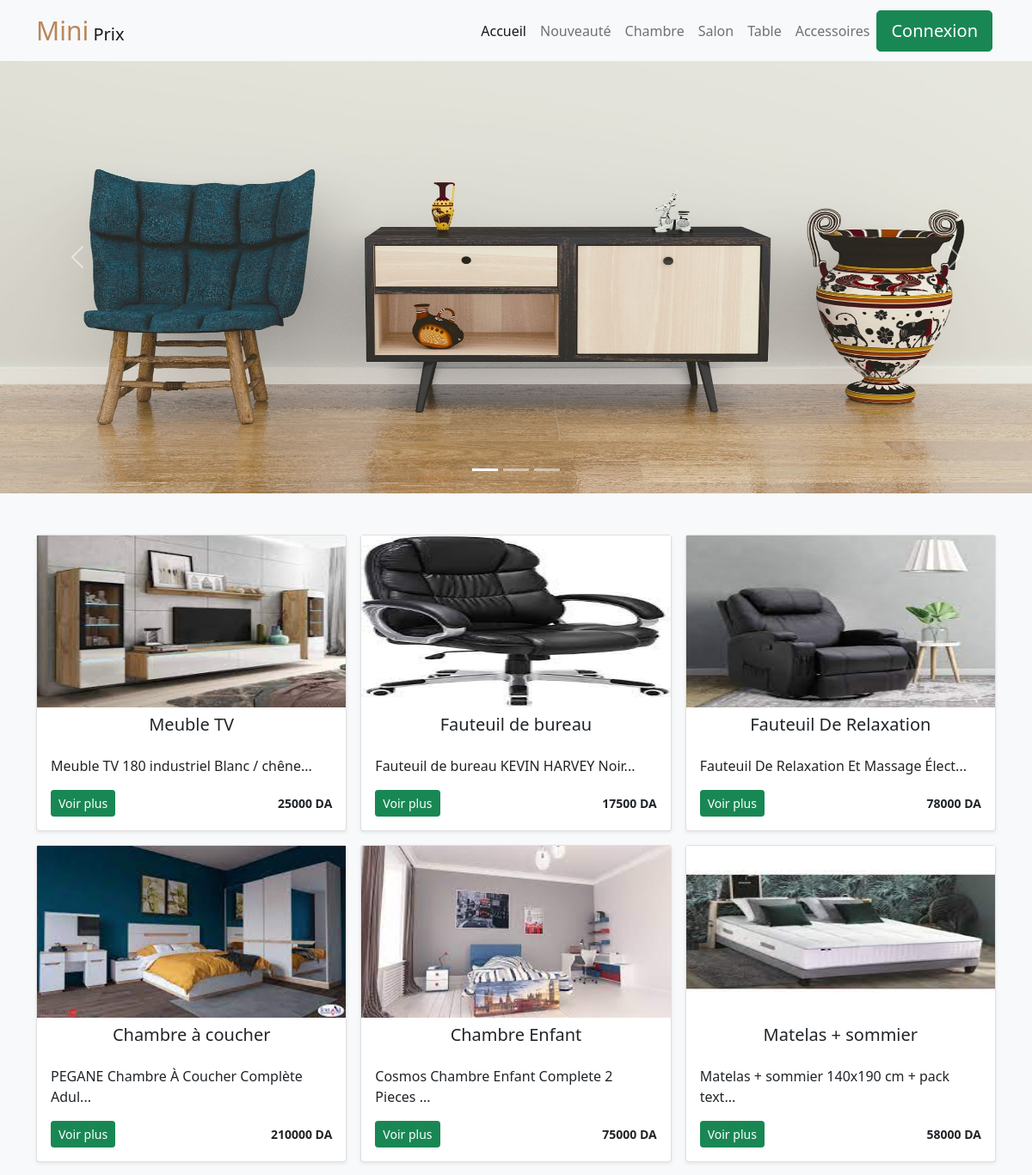
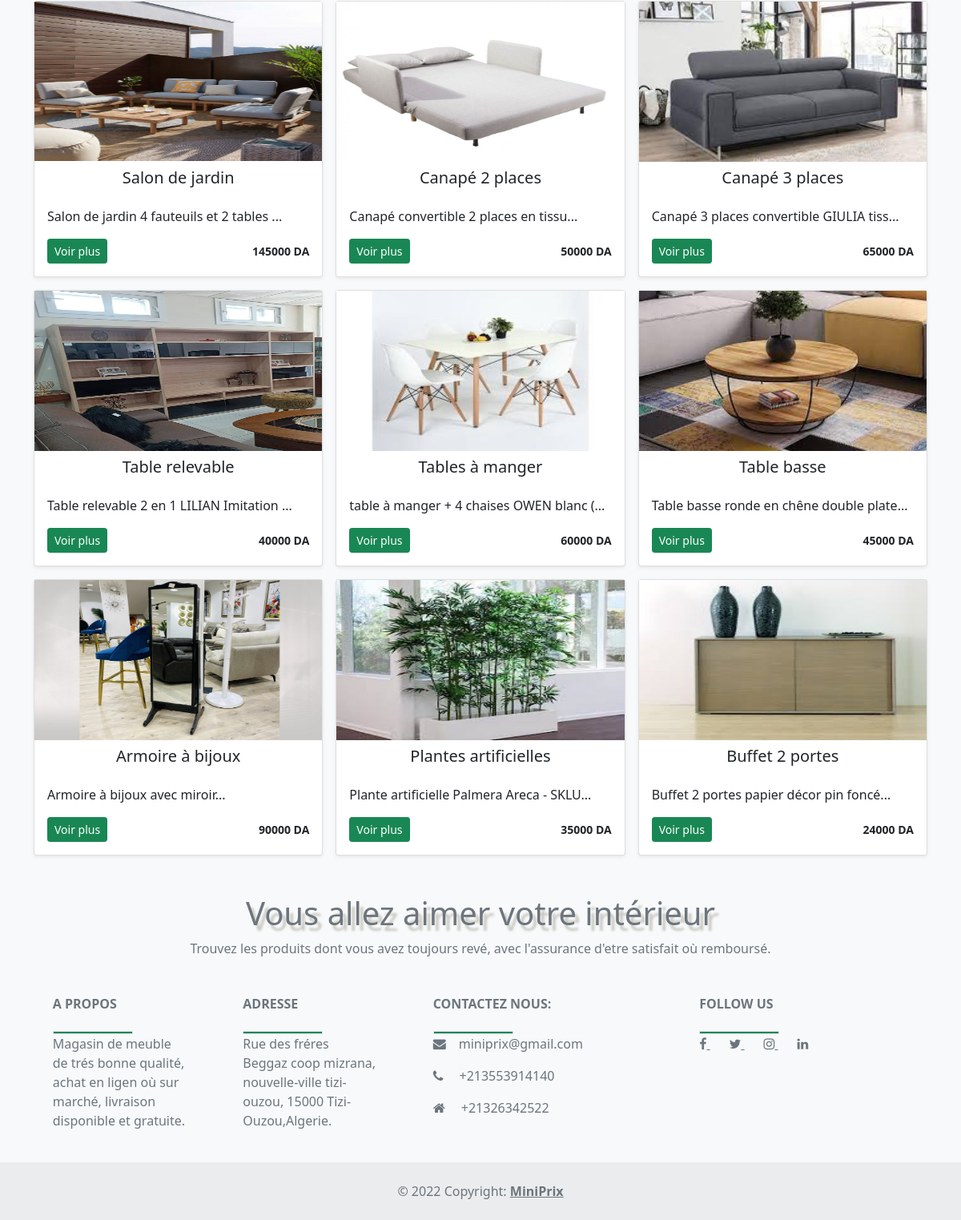
The page / on the database its author committed (2 pictures, top to bottom).
### tables this page shows
CREATE TABLE IF NOT EXISTS `itemsmini` (
  `id` int(11) NOT NULL AUTO_INCREMENT,
  `name` varchar(100) NOT NULL,
  `description` text NOT NULL,
  `price` varchar(100) NOT NULL,
  `image` varchar(250) NOT NULL,
  `category` int(11) NOT NULL,
  PRIMARY KEY (`id`),
  KEY `category` (`category`)
);

### index.php (the view, shortened to what this page needs)
 <?php
    include 'includes/navbar.php';
 ?>
<div id="demo" class="carousel slide mt-4" data-bs-ride="carousel">
    <div class="carousel-indicators">
        <button type="button" data-bs-target="#demo" data-bs-slide-to="0" class="active"></button>
        <button type="button" data-bs-target="#demo" data-bs-slide-to="1"></button>
        <button type="button" data-bs-target="#demo" data-bs-slide-to="2"></button>
    </div>
    <div class="carousel-inner">
        <div class="carousel-item active">
            <img height="550" src="img/slides.jpg" alt="Los Angeles" class="d-block" style="width:100%">
        </div>
    </div>
    <button class="carousel-control-prev" type="button" data-bs-target="#demo" data-bs-slide="prev">
        <span class="carousel-control-prev-icon"></span>
    </button>
    <button class="carousel-control-next" type="button" data-bs-target="#demo" data-bs-slide="next">
        <span class="carousel-control-next-icon"></span>
    </button>
</div>
<div class="album py-5 bg-light">
    <div class="container">
      <div class="row row-cols-1 row-cols-sm-2 row-cols-md-3 g-3">
        <?php
                    $db=Database::connect();
                    $statement= $db-> query('SELECT * FROM categories');
                    $categories = $statement->fetchAll();
                    foreach($categories as $category)
                    {  ?>
                    <?php $statement = $db->prepare('SELECT * FROM itemsmini WHERE itemsmini.category = ?');
                        $statement -> execute(array($category['id']));
                        while($produit = $statement->fetch())
                        { ?>
            <div class="col">
            <div class="card shadow-sm">
                <img src="online mini/<?= $produit['image']; ?>" style="height: 200px;">
                <h5 class="text-center mt-2"> <?= $produit['name'] ?></h5>
                <div class="card-body">
                <p class="card-text"><?= substr($produit['description'], 0, 40); ?>...</p>
                <div class="d-flex justify-content-between align-items-center">
                    <div class="btn-group">
                    <a href="detail_produit.php?pdt=<?= $produit['id'] ?>"><button type="button" class="btn btn-sm btn-success">Voir plus</button></a>
                    </div>
                    <small class="text" style="font-weight: bold;"><?= $produit['price'] ?> DA</small>
                </div>
                </div>
            </div>
            </div>
        <?php }?>
    <?php }?>
      </div>
    </div>
</div>
<?php include 'includes/footer.php'; ?>
</body>
</html>

### includes/navbar.php (shortened to what this page needs)
<!DOCTYPE html>
<html lang="en">
    <head>
        <link href="//maxcdn.bootstrapcdn.com/font-awesome/4.7.0/css/font-awesome.min.css" rel="stylesheet" type="text/css">
        <link href="https://cdn.jsdelivr.net/npm/bootstrap-icons@1.5.0/font/bootstrap-icons.css" rel="stylesheet" />
        <link href="css/styles.css" rel="stylesheet" />
    </head>
    <body>
    <nav class="navbar navbar-expand-lg navbar-light bg-light fixed-top">
  <div class="container">
    <a class="navbar-brand" href="index.php"><span>Mini</span> Prix</a>
    <div class="collapse navbar-collapse" id="navbarResponsive">
        <ul class="navbar-nav ms-auto">
            <li class="nav-item active">
            <li class="nav-item"><a class="nav-link active" aria-current="page" href="index.php">Accueil</a></li>
            <li class="nav-item"><a class="nav-link" href="nouveaute.php">Nouveauté</a></li>
            <li class="nav-item"><a class="nav-link" href="chambre.php">Chambre</a></li>
            <li class="nav-item"><a class="nav-link" href="salon.php">Salon</a></li>
            <li class="nav-item"><a class="nav-link" href="table.php">Table</a></li>
            <li class="nav-item"><a class="nav-link" href="accessoires.php">Accessoires</a></li>
        </ul>
        <form class="d-flex ">
            <?php if(!$_SESSION) {
                ?>
                <a style="margin-right:4px"class="btn btn-success btn-lg" href="connexion1/index1.php">Connexion</a>
            <?php }?>
        </form>
    </div>
  </div>
</nav>
</body>
</html>

### includes/footer.php (shortened to what this page needs)
<footer class="text-center text-lg-start bg-light text-muted">
    <header>
        <h1> Vous allez aimer votre intérieur  </h1>
        <p1>Trouvez les produits dont vous avez toujours revé, avec l'assurance d'etre satisfait où remboursé.</P1>
    </header>
  <section class="">
    <div class="container text-center text-md-start mt-5">
      <div class="row mt-3">
        <div class="col-md-2 col-lg-2 col-xl-2 mx-auto mb-4">
          <h6 class="text-uppercase fw-bold mb-4"> A propos</h6>
          <div class="border" style="width: 100px; height:4px; background:#198754"></div>
          <p>
            Magasin de meuble de trés bonne qualité,
            achat en ligen où sur marché,
            livraison disponible et gratuite.
          </p>
        </div>
        <div class="col-md-2 col-lg-2 col-xl-2 mx-auto mb-4">
          <h6 class="text-uppercase fw-bold mb-4"> Adresse</h6>
          <div class="border" style="width: 100px; height:4px; background:#198754"></div>
          <p>
            Rue des fréres Beggaz coop mizrana,
            nouvelle-ville tizi-ouzou, 15000
            Tizi-Ouzou,Algerie.
          </p>
        </div>
        <div class="col-md-4 col-lg-3 col-xl-3 mx-auto mb-md-0 mb-4">
          <h6 class="text-uppercase fw-bold mb-4">
            Contactez nous:
          </h6>
          <div class="border" style="width: 100px; height:4px; background:#198754"></div>
          <p><i class="fa fa-envelope me-3"></i>miniprix@gmail.com </p>
          <p><i class="fa fa-phone me-3"></i> +213553914140</p>
          <p><i class="fa fa-home me-3"></i> +21326342522</p>
        </div>
        <div class="col-md-4 col-lg-3 col-xl-3 mx-auto mb-md-0 mb-4">
          <h6 class="text-uppercase fw-bold mb-4"> Follow Us</h6>
          <div class="border" style="width: 100px; height:4px; background:#198754"></div>
          <a href="https://www.facebook.com/" class="me-4 text-reset" >
            <i class="fa fa-facebook-f"></i>
          </a>
          <a href="https://twitter.com/" class="me-4 text-reset">
            <i class="fa fa-twitter"></i>
          </a>
          <a href="https://www.instagram.com/" class="me-4 text-reset">
            <i class="fa fa-instagram" style="text-decoration:none"></i>
          </a>
          <a href="https://fr.linkedin.com/" class="me-4 text-reset">
            <i class="fa fa-linkedin" style="text-decoration:inline"></i>
          </a>
        </div>
      </div>
    </div>
  </section>
  <div class="text-center p-4" style="background-color: rgba(0, 0, 0, 0.05);">
    © 2022 Copyright:
    <a class="text-reset fw-bold" href="index.php">MiniPrix</a>
  </div>
</footer>

### includes/navbar.php (style rules this page uses)
nav span { color: rgb(186, 135, 89); font-size: 30px; animation: flash 2s linear infinite; }

### includes/footer.php (style rules this page uses)
header { display: flex; justify-content: center; align-items: center; flex-direction: column; }
h1 { font-size: 40px; max-width: 800px; text-align: center; text-shadow: 5px 7px 3px #c8c8c0; }

### rows shown on the page
itemsmini: image (picture), name "Meuble TV", description "Meuble TV 180 industriel Blanc / chêne", price "25000"
itemsmini: image (picture), name "Fauteuil de bureau", description "Fauteuil de bureau KEVIN HARVEY Noir", price "17500"
itemsmini: image (picture), name "Fauteuil De Relaxation", description "Fauteuil De Relaxation Et Massage Élect", price "78000"
itemsmini: image (picture), name "Chambre à coucher", description "PEGANE Chambre À Coucher Complète Adul", price "210000"
itemsmini: image (picture), name "Chambre Enfant", description "Cosmos Chambre Enfant Complete 2 Pieces", price "75000"
itemsmini: image (picture), name "Matelas + sommier", description "Matelas + sommier 140x190 cm + pack text", price "58000"
itemsmini: image (picture), name "Salon de jardin", description "Salon de jardin 4 fauteuils et 2 tables", price "145000"
itemsmini: image (picture), name "Canapé 2 places", description "Canapé convertible 2 places en tissu", price "50000"
itemsmini: image (picture), name "Canapé 3 places", description "Canapé 3 places convertible GIULIA tiss", price "65000"
itemsmini: image (picture), name "Table relevable", description "Table relevable 2 en 1 LILIAN Imitation", price "40000"
itemsmini: image (picture), name "Tables à manger", description "table à manger + 4 chaises OWEN blanc (", price "60000"
itemsmini: image (picture), name "Table basse", description "Table basse ronde en chêne double plate", price "45000"
itemsmini: image (picture), name "Armoire à bijoux", description "Armoire à bijoux avec miroir", price "90000"
itemsmini: image (picture), name "Plantes artificielles", description "Plante artificielle Palmera Areca - SKLU", price "35000"
itemsmini: image (picture), name "Buffet 2 portes", description "Buffet 2 portes papier décor pin foncé", price "24000"
